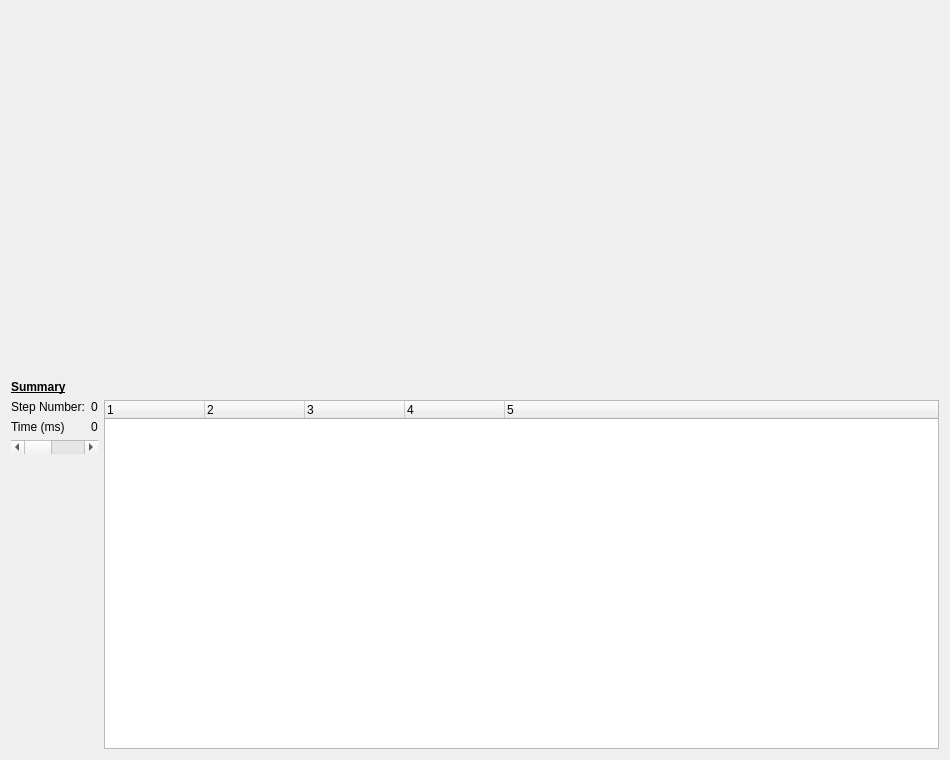
<?xml version="1.0" encoding="UTF-8"?>
<ui version="4.0">
 <class>WindowProfiler</class>
 <widget class="QWidget" name="WindowProfiler">
  <property name="enabled">
   <bool>true</bool>
  </property>
  <property name="geometry">
   <rect>
    <x>0</x>
    <y>0</y>
    <width>950</width>
    <height>760</height>
   </rect>
  </property>
  <property name="windowTitle">
   <string>AdvanceTimer profiler window</string>
  </property>
  <property name="sizeGripEnabled" stdset="0">
   <bool>false</bool>
  </property>
  <layout class="QGridLayout">
   <item row="0" column="0">
    <layout class="QVBoxLayout" name="main_layout">
     <item>
      <layout class="QHBoxLayout" name="Layout_graph">
       <item>
        <spacer name="verticalSpacer_2">
         <property name="orientation">
          <enum>Qt::Vertical</enum>
         </property>
         <property name="sizeHint" stdset="0">
          <size>
           <width>20</width>
           <height>40</height>
          </size>
         </property>
        </spacer>
       </item>
      </layout>
     </item>
     <item>
      <layout class="QHBoxLayout" name="LayoutBottom">
       <item>
        <layout class="QVBoxLayout" name="Layout_summary">
         <property name="sizeConstraint">
          <enum>QLayout::SetFixedSize</enum>
         </property>
         <item>
          <widget class="QLabel" name="label_summary">
           <property name="font">
            <font>
             <weight>75</weight>
             <bold>true</bold>
             <underline>true</underline>
            </font>
           </property>
           <property name="text">
            <string>Summary</string>
           </property>
          </widget>
         </item>
         <item>
          <layout class="QGridLayout" name="Layout_summaryInfo">
           <item row="0" column="1">
            <widget class="QLabel" name="label_stepValue">
             <property name="text">
              <string>0</string>
             </property>
            </widget>
           </item>
           <item row="0" column="0">
            <widget class="QLabel" name="label_stepN">
             <property name="text">
              <string>Step Number:</string>
             </property>
            </widget>
           </item>
           <item row="1" column="0">
            <widget class="QLabel" name="label_time">
             <property name="text">
              <string>Time (ms)</string>
             </property>
            </widget>
           </item>
           <item row="1" column="1">
            <widget class="QLabel" name="label_timeValue">
             <property name="text">
              <string>0</string>
             </property>
            </widget>
           </item>
          </layout>
         </item>
         <item>
          <widget class="QScrollBar" name="step_scroller">
           <property name="orientation">
            <enum>Qt::Horizontal</enum>
           </property>
          </widget>
         </item>
         <item>
          <spacer name="verticalSpacer">
           <property name="orientation">
            <enum>Qt::Vertical</enum>
           </property>
           <property name="sizeHint" stdset="0">
            <size>
             <width>20</width>
             <height>40</height>
            </size>
           </property>
          </spacer>
         </item>
        </layout>
       </item>
       <item>
        <layout class="QVBoxLayout" name="Layout_tree">
         <item>
          <spacer name="horizontalSpacer_2">
           <property name="orientation">
            <enum>Qt::Horizontal</enum>
           </property>
           <property name="sizeHint" stdset="0">
            <size>
             <width>40</width>
             <height>20</height>
            </size>
           </property>
          </spacer>
         </item>
         <item>
          <widget class="QTreeWidget" name="tree_steps">
           <property name="columnCount">
            <number>5</number>
           </property>
           <column>
            <property name="text">
             <string notr="true">1</string>
            </property>
           </column>
           <column>
            <property name="text">
             <string notr="true">2</string>
            </property>
           </column>
           <column>
            <property name="text">
             <string notr="true">3</string>
            </property>
           </column>
           <column>
            <property name="text">
             <string notr="true">4</string>
            </property>
           </column>
           <column>
            <property name="text">
             <string notr="true">5</string>
            </property>
           </column>
          </widget>
         </item>
        </layout>
       </item>
      </layout>
     </item>
    </layout>
   </item>
  </layout>
 </widget>
 <layoutdefault spacing="6" margin="11"/>
 <resources/>
 <connections/>
</ui>
